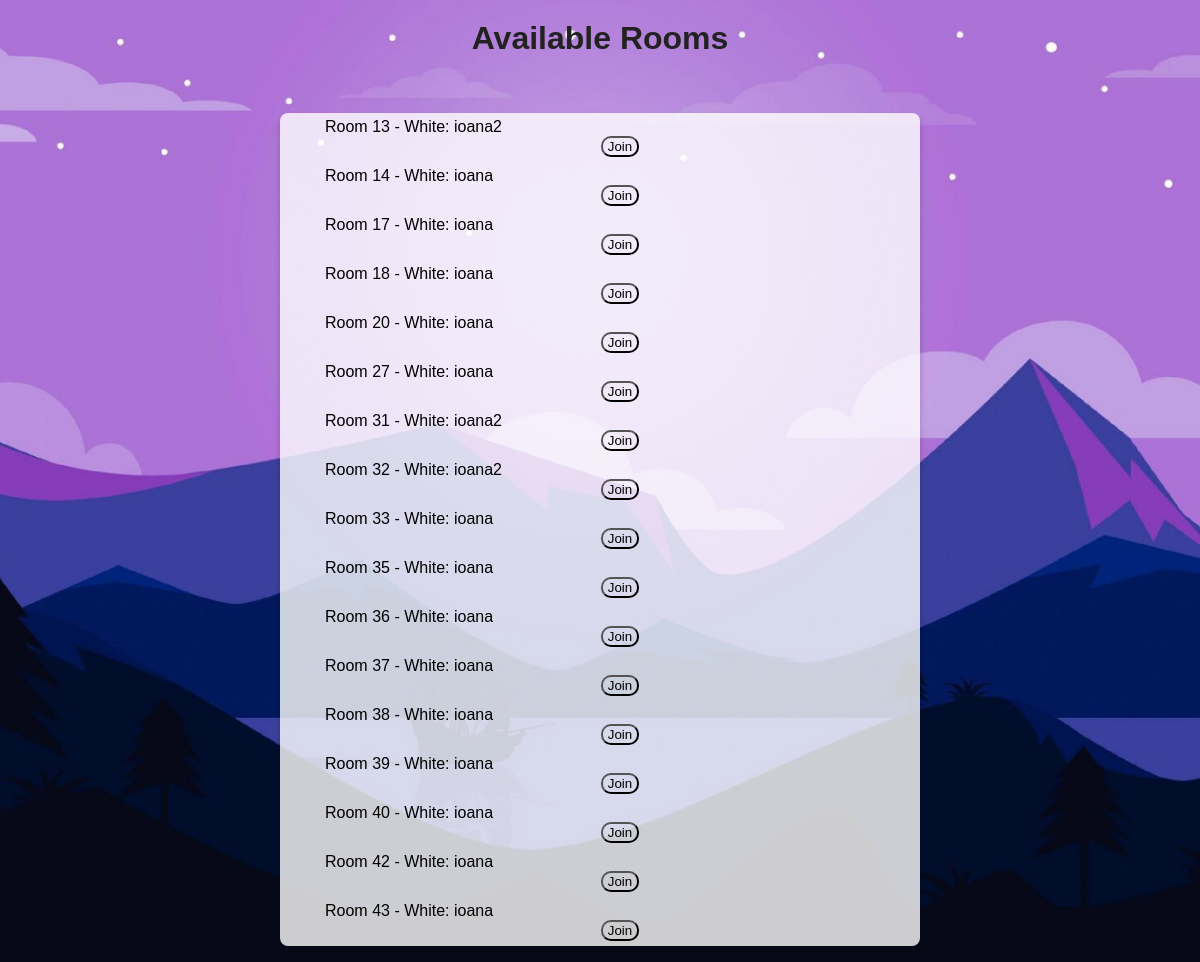
Screenshot of /join_room_list/ (signed in) with the database file from the repository.
### hello/models.py (models this page shows)
class Game(models.Model):
    player_white = models.CharField(max_length=150)
    player_black = models.CharField(max_length=150, blank=True, null=True)
    board_fen = models.TextField(default='startpos')  # initial board state
    turn = models.CharField(max_length=5, default='white')
    is_active = models.BooleanField(default=True)
    room_name = models.CharField(max_length=100, unique=True)
    created_at = models.DateTimeField(auto_now_add=True)
    white_rematch = models.BooleanField(default=False)  # if the white player wants a rematch
    black_rematch = models.BooleanField(default=False)
    winner = models.CharField(max_length=10, null=True, blank=True)
    time_per_player = models.IntegerField(default=5)

### hello/views.py (the view)
# urls.py: path('join_room_list/', views.join_room_list, name='join_room_list'),
def join_room_list(request):
    username = request.session.get('username')
    user = UserRegistration.objects.get(username=username)
    game.player_black = user
    games = Game.objects.filter(player_black__isnull=True)
    return render(request, 'hello/join_room_list.html', {'games': games})

### hello/templates/hello/join_room_list.html (shortened to what this page needs)
<!DOCTYPE html>
<html lang="en">
<head>
</head>
<body>
  <h1 style="text-align: center;">Available Rooms</h1>
  <div class="room-list">
    <ul>
      {% for game in games %}
        <li>
          Room {{ game.id }} - White: {{ game.player_white }}
          <a href="{% url 'join_room' game.id %}"><button>Join</button></a>
        </li>
      {% endfor %}
    </ul>
  </div>
</body>
</html>

### hello/templates/hello/join_room_list.html (style rules this page uses)
html, body { height: 100%; margin: 0; padding: 0; overflow-y: auto; }
body { background-image: url('../../static/hello/background-image.jpeg'); background-size: cover; background-repeat: no-repeat; background-attachment: fixed; background-position: center; font-family: sans-serif; color: black; }
.room-list { display: flex; justify-content: center; margin-top: 40px; }
.room-list ul { list-style: none; background: rgba(255, 255, 255, 0.8); box-shadow: 0 4px 6px rgba(0,0,0,0.2); border-radius: 8px; max-width: 600px; width: 90%; }
.room-list li { padding: 5px; }
h1, p { text-align: center; color: #222; margin-top: 20px; }
a { display: block; text-align: center; color: blueviolet; text-decoration: none; font-weight: bold; }
.room-list button { background: transparent; border-color: black ; border-radius: 10px; padding-left: 5px; padding-right: 5px; }

### rows the page displays
Game: id "13", player_white "ioana2"
Game: id "14", player_white "ioana"
Game: id "17", player_white "ioana"
Game: id "18", player_white "ioana"
Game: id "20", player_white "ioana"
Game: id "27", player_white "ioana"
Game: id "31", player_white "ioana2"
Game: id "32", player_white "ioana2"
Game: id "33", player_white "ioana"
Game: id "35", player_white "ioana"
Game: id "36", player_white "ioana"
Game: id "37", player_white "ioana"
Game: id "38", player_white "ioana"
Game: id "39", player_white "ioana"
Game: id "40", player_white "ioana"
Game: id "42", player_white "ioana"
Game: id "43", player_white "ioana"
